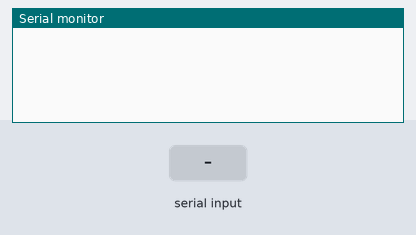
Recording of a sketch running on a simulated Arduino Uno, built with avr-gcc and run on an emulated ATmega328P. Shown: the last lines printed to the serial monitor. The test bench sets the inputs (shaded band).

Above: at 1.2 s.
1.3 s: "90,45\n" received over Serial
At 2.1 s:
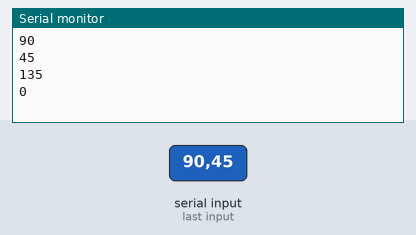
2.8 s: "30,150\n" received over Serial
At 3.3 s:
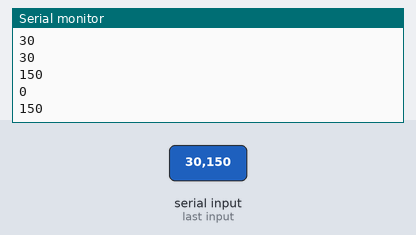
Timing chart, 0 to 5.8 s (numbered marks = the images above; inputs shaded):
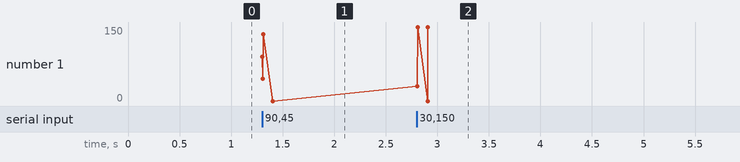

The sketch:

addingTwoNumbers.ino
```cpp
int number1 = 0, number2 = 0;

void setup()
{
  Serial.begin(9600);
  Serial.setTimeout(100);
}

void loop()
{
  while(Serial.available() == 0);
  number1 = Serial.parseInt();
  Serial.println(number1);
  while(Serial.available() == 0);
  number2 = Serial.parseInt();
  Serial.println(number2);
  Serial.println(number1 + number2);
}
```

Measured:
- after the input at 1.3 s, the serial monitor: prints a new line at once (image 1)
- after the input at 2.8 s, the serial monitor: prints a new line at once (image 2)
- plotted number 1: 0 → 150 after the input at 2.8 s
